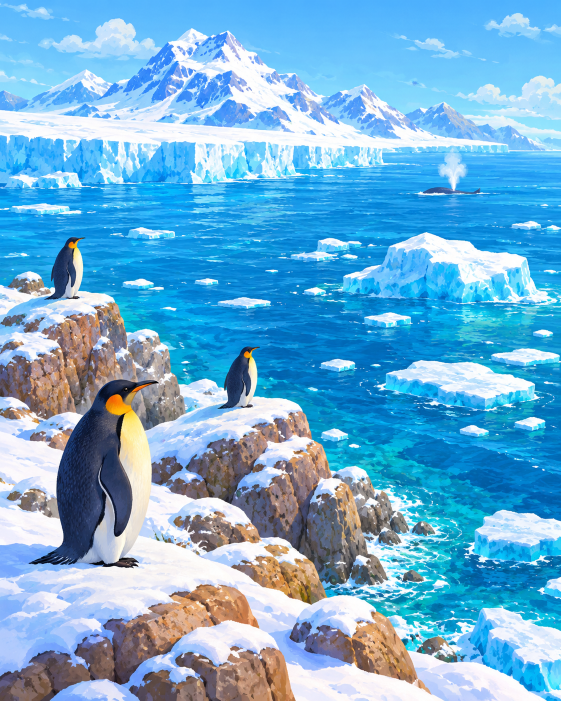
#> input picture art_source/props/location_antarctica.png, 1122 x 1402 px, found by its file name (shown at 1/2 size); its folder holds only this picture in this run
$ python cut_location_picture.py art_source/props/location_antarctica.png antarctica
#> lines starting #> are read from the running program, lines starting #| are printed output that depends on the picture
"""Cuts a generated location picture to a world map card picture: crops it to the 4:5 portrait
of the other pictures (centred) and scales it to their size.

Writes assets/sprites/props/location_<id>.png. Prompts: art_source/props/location_pictures_prompt.md.

Needs Pillow. Usage (from the project folder):
  python tools/cut_location_picture.py art_source/props/location_antarctica.png antarctica
"""
import sys

from PIL import Image

# The cards' pictures: 4 wide to 5 high, this many pixels high (as the ones from the gear sheet).
ASPECT = 0.8
HEIGHT = 315


def main() -> None:
    source = Image.open(sys.argv[1]).convert("RGB")
#> source is the input picture: PIL image 1122x1402 RGB; mean R, G, B 111.9, 174.1, 212.4
    width = min(source.width, round(source.height * ASPECT))
#> width = 1122
    height = round(width / ASPECT)
#> height = 1402
    left = (source.width - width) // 2
#> left = 0
    top = (source.height - height) // 2
#> top = 0
    picture = source.crop((left, top, left + width, top + height))
    picture = picture.resize((round(HEIGHT * ASPECT), HEIGHT), Image.LANCZOS)
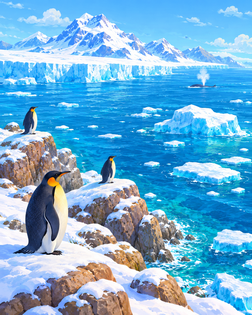
#> picture: PIL image 252x315 RGB; mean R, G, B 111.9, 174.1, 212.4
    out = f"assets/sprites/props/location_{sys.argv[2]}.png"
    picture.save(out)
    print("written", out, picture.size)
#| written assets/sprites/props/location_antarctica.png (252, 315)


if __name__ == "__main__":
    main()

$ run again, on art_source/props/location_jurassic_sea.png
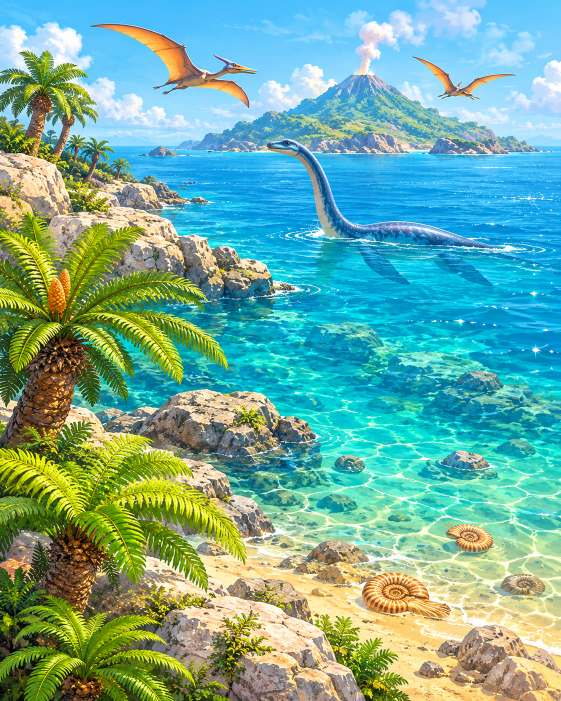
#> input picture art_source/props/location_jurassic_sea.png, 1122 x 1402 px (shown at 1/2 size)
#> in main, source is the input picture: PIL image 1122x1402 RGB; mean R, G, B 113.5, 171.8, 154.8
#> in main, `picture = picture.resize((round(HEIGHT * ASPECT), HEIGHT), Image.LANCZ..`:
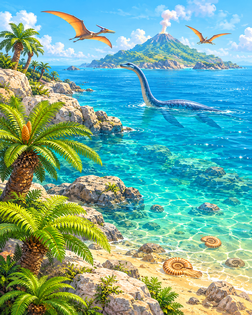
#> picture: PIL image 252x315 RGB; mean R, G, B 113.6, 171.8, 154.8
#| written assets/sprites/props/location_../art_source/props/location_jurassic_sea.png.png (252, 315)

$ run again, on art_source/props/location_pictures_reference.png
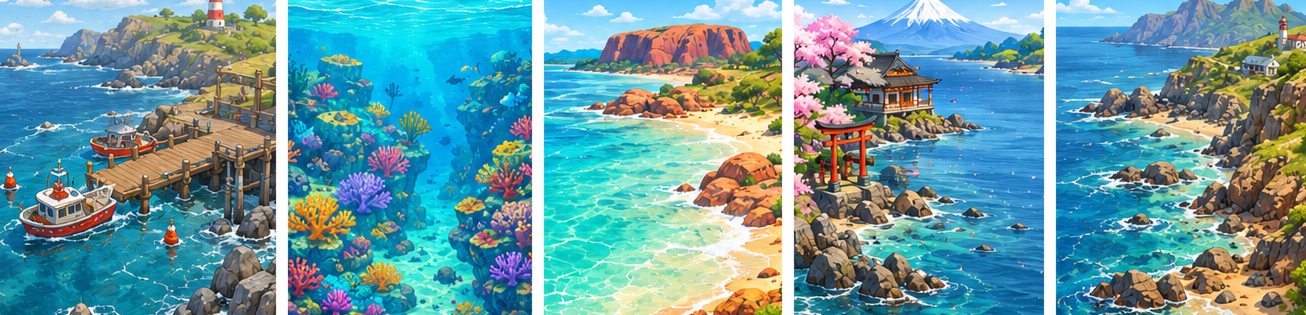
#> input picture art_source/props/location_pictures_reference.png, 2612 x 630 px (shown at 1/2 size)
#> in main, source is the input picture: PIL image 2612x630 RGB; mean R, G, B 104.7, 154.5, 160.8
#> in main, `picture = source.crop((left, top, left + width, top + height))`:
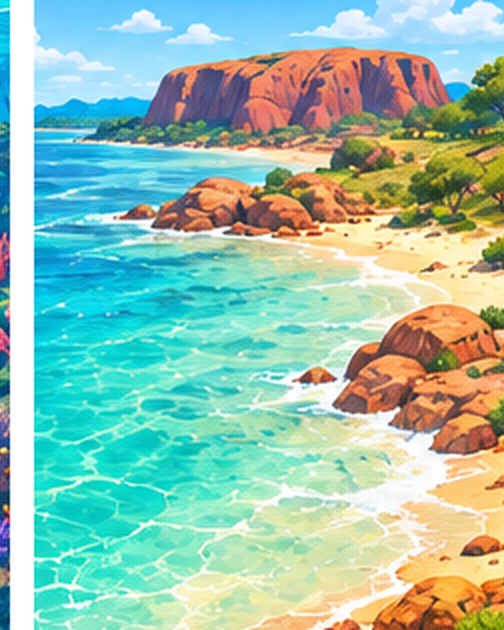
#> picture: PIL image 504x630 RGB; mean R, G, B 151.3, 193.6, 175.8
#> in main, `picture = picture.resize((round(HEIGHT * ASPECT), HEIGHT), Image.LANCZ..`:
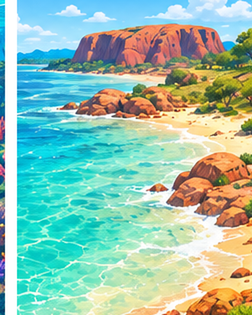
#> picture: PIL image 252x315 RGB; mean R, G, B 151.3, 193.6, 175.8
#| written assets/sprites/props/location_../art_source/props/location_pictures_reference.png.png (252, 315)
